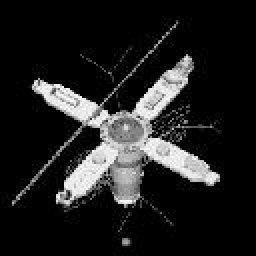
%> input picture data/sate128.jpg, 128 x 128 px (shown 2 times larger)
$ octave demo_blind_vs_NB.m   (GNU Octave 9; MATLAB toolbox functions it lacks are replaced by stand-ins)
%> lines starting %> are read from the running program, lines starting %| are printed output that depends on the picture
%> further down, I is the input picture: size 128x128 uint8; min 0, max 255, mean 32.4
### utilities/FOTVDeblur_NB.m
function [u,output] = FOTVDeblur_NB(f,H,pm)
% Fractional-order TV regularized method

% If you use this code or part of this code please cite the following references:
%
% REFERENCES: 1) Chowdhury, M. R. and Qin, J. and Lou, Y.; Non-blind and Blind Deconvolution under Poisson Noise using Fractional-order Total Variation
%                Journal of Mathematical Imaging and Vision; 2020
%             2) Chowdhury, M. R. and Zhang, J. and Qin, J. and Lou, Y.; Poisson image denoising based on fractional-order total variation
%                Inverse Problem and Imaging Volume 14, No. 1, 2020, 77-96
%                doi: 10.3934/ipi.2019064

%     Input :
%             f                   : noisy-blurry image
%             H                   : kernel/psf
%             pm.beta             : balancing parameter for regularization and data fitting term
%             pm.mu1 and pm.mu2   : penalty parameter
%             pm.alpha            : order of the derivative
%             pm.maxit            : maximum iteration number
%
%     Output:
%             u          :    recovered/denoised image
%             output.X   :    energy
%             output.Err :    error between two consecutive iterates
%             output.cpu :    computation time


%% parameter setting
alpha = 1.6;
beta = 1;
mu1 = 0.1;
mu2 = 0.1;
maxit = 300;

if isfield(pm,'alpha'); alpha = pm.alpha; end
if isfield(pm,'beta'); beta = pm.beta; end
if isfield(pm,'mu1'); mu1 = pm.mu1; end
if isfield(pm,'mu2'); mu2 = pm.mu2; end
if isfield(pm,'maxit'); maxit = pm.maxit; end

%% initizing image u
u = f;
[m,n] = size(u);
%> m = 128; n = 128

%% initialization of the auxiliary and dual variables
lam_1x = zeros(m,n);
lam_1y = lam_1x;
lam2 = lam_1x;
z1 =lam_1x;
z2 = lam_1x;

%% initialization of energy and break
output.X = [];
output.Err = [];

%% FOTV setup
K = 15; w = zeros(1,K); w(K) = 1;
for i = 1:(K-1)
    w(K-i) = (-1)^i*gamma(alpha+1)/gamma(alpha-i+1)/factorial(i);
end
[D,Dt] = defDDt(w,alpha); % compute fractional order derivatives

% for the denominator of u
D1 = abs(psf2otf(w,[m,n])).^2; % column
D2 = abs(psf2otf(w',[m,n])).^2; % row
C = D1+D2;

%% Deconvolution
U = u;

% Find the convolution matrix A
A = psf2otf(H,[m n]);
AAt = A.^2; % A'*A
g = real(ifft2(A.*fft2(u)));

tstart = tic;
for i = 1:maxit

    %%%%%%%%%% u-subproblem%%%%%%%%%%%%%%%%%%%%%%%%%%%%%%%%%%%%%%%
    % terms of numerator
    u1 = mu2*real(ifft2(conj(A).*fft2(g)));
    u2 = real(ifft2(conj(A).*fft2(lam2)));
    u3 = Dt(lam_1x,lam_1y);
    u4 = mu1*Dt(z1,z2);

    % terms of denominator
    u5 = mu2 * AAt;
    uu = fft2(u1+u2+u3+u4)./(mu1*C + u5);

    u = real(ifft2(uu));


    %%%%%%%%%%% z - subprblem%%%%%%%%%%%%%%%%%%%%%%%%%%%%%%%%%%%%%
    [Dux,Duy]= D(u);
    Zx = Dux-lam_1x/mu1;
    Zy = Duy-lam_1y/mu1;

    W = sqrt (Zx.^2+Zy.^2);
    Max = max(W - 1/mu1,0);
    W (W == 0) = 1;

    z1 = Max.*Zx./W;
    z2 = Max.*Zy./W;


    %%%%%%%%%%%% g-subproblem%%%%%%%%%%%%%%%%%%%%%%%%%%%%%%%%%%%%
    % 1st term
    g1 = real(ifft2(A.*fft2(u)));
    g2 = (beta+lam2)/mu2;
    g3 = (g1-g2)/2;

    g = g3 + sqrt (g3.^2 + beta * f /mu2);


    %%%%%%%%%%%%Lambda update%%%%%%%%%%%%%%%%%%%%%%%%%%%%%%%%%%%%
    lam_1x = lam_1x + mu1*(z1-Dux);
    lam_1y = lam_1y + mu1*(z2-Duy);

    lam2 = lam2+ mu2 * (g-g1); % q1 = Au

    output.cpu(i) = toc(tstart);

    %%%%%%%%%%%%Energy curve%%%%%%%%%%%%%%%%%%%%%%%%%%%%%%%%%%%%
    Unorm = sqrt(Dux.^2+Duy.^2);

    xTV = sum(sum(Unorm));
    xData = sum(sum((  real(ifft2(A.*fft2(u)))  -f.*log( abs( real(ifft2(A.*fft2(u)))  ))) ));

    x1 = xTV + beta * xData;
    output.X = [output.X x1];


    %%%%%%%%%%%%Error curve%%%%%%%%%%%%%%%%%%%%%%%%%%%%%%%%%%%%
    err = norm(u(:)-U(:))/norm(U(:));
    output.Err = [output.Err err];

    if err <= 1e-5
        break;
    end
    U = u;

end
%> this loop made 50 passes
%> (xTV, xData, x1, err) on passes 9 to 20: (134766.6, -2037739.3, -224016551.6, 0.00741), (134461, -2037753.8, -224018454.2, 0.00632), (134259.5, -2037764.7, -224019855.6, 0.00561), (134159, -2037774.4, -224021029.5, 0.00502), (134108.2, -2037779.3, -224021610.1, 0.00453), (134101.4, -2037781, -224021803.7, 0.00411), (134122.8, -2037787.7, -224022525.9, 0.00375), (134160.8, -2037792.8, -224023046.2, 0.00345), (134184.4, -2037798.5, -224023647.7, 0.00318), (134197.8, -2037800.6, -224023871.8, 0.00298), (134211.9, -2037803.1, -224024123.8, 0.00284), (134216.3, -2037808.4, -224024702.8, 0.00267)
%> (xTV, xData, x1, output.X, err, output.Err) on passes 1 to 4: (95034.2, -2028430.4, -223032311.5, -223032311.5, 0.0847, 0.0847), (141632.4, -2039713.1, -224226811.4, [-223032311.5 -224226811.4], 0.169, [0.0847 0.169]), (142812.8, -2036816, -223906944.3, [-223032311.5 -224226811.4 -223906944.3], 0.0558, [0.0847 0.169 0.0558]), (140843.9, -2037445.1, -223978115.4, [-223032311.5 -224226811.4 -223906944.3 -223978115.4], 0.0277, [0.0847 0.169 0.0558 0.0277])
%> pass 1, in FOTVDeblur_NB, `[Dux,Duy]= D(u);`:
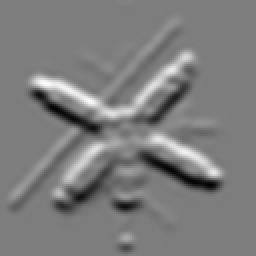
%> Duy: size 128x128 double (shown 2 times larger); min -41.05, max 42.43, mean 0; drawn with min black and max white
%> after the loop:
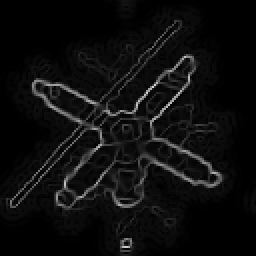
%> W: size 128x128 double (shown 2 times larger); min 1.11e-05, max 214.1, mean 13.9
%> after the loop:
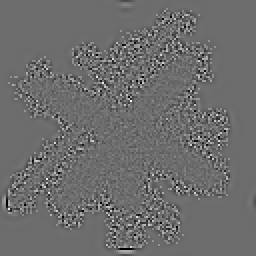
%> lam2: size 128x128 double (shown 2 times larger); min -110, max 147.1, mean 0; drawn with min black and max white
%> after the loop:
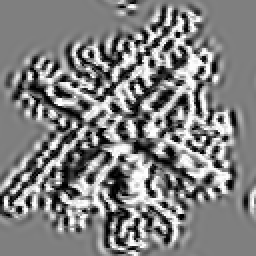
%> lam_1x: size 128x128 double (shown 2 times larger); min -1, max 1, mean 0.0111; drawn with min black and max white
%> after the loop:
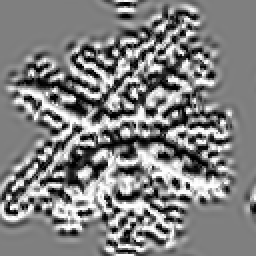
%> lam_1y: size 128x128 double (shown 2 times larger); min -1, max 1, mean 0.0126; drawn with min black and max white


end

### utilities/EM_Blind_Deconv.m
function [u,H,output] = EM_Blind_Deconv(f,Mh,Nh,pm)


%% initizing image u and kernerl H
u = padarray(f,[floor(Mh/2) floor(Nh/2)],'replicate');
H = ones(Mh,Nh)/Mh/Nh;

output.Err = [];

%%
maxit = 20;
if isfield(pm,'maxit'); maxit = pm.maxit; end


%% Deconvolution
u_const = ones(size(u));

tstart = tic;
U = u;
for  it = 1:maxit

    % ------------update image --------------------
    % EM step :
    f1a = u./conv2( u_const,rot90(H,2), 'same');

    f1b_1 = conv2(u, H, 'valid');
    f1b_2 = f./max(1e-3,f1b_1);
    f1b = conv2(f1b_2, rot90(H,2), 'full') ;
    f1 = f1a.*f1b; % u_half+k


    u = f1;
    % ---------------update blur -------------------
    gradk  = zeros(Mh,Nh);
    h1 = H./conv2fft(rot90(u, 2),u_const,'valid');
    h2 = conv2fft(rot90(u, 2), f./max(conv2( u,H, 'valid'),1e-3),'valid');
    H = gradk + h1.*h2;

    % Kernel projection
    H = H.*(H>0);
    H = H/sum(H(:));

    output.cpu(it) = toc(tstart);

    % ======= Error curve =================
    err = norm(u(:)-U(:))/norm(U(:));
    output.Err = [output.Err err];

    if err <= 1e-4
        break;
    end
    U = u;

end

### utilities/defDDt.m
    function [D,Dt] = defDDt(w,a)
        % defines finite difference operator D^a
        % and its transpose operator Dt=conj(-1^a)div^a

        D = @(U) ForwardD(U,w);
        Dt = @(X,Y) Dive(X,Y,w,a);

        function [Dux,Duy] = ForwardD(U,w)
            [m,n] = size(U);
            % backward finite difference operator
            Dux = imfilter(U,w,'circular','full'); % column differences
            Dux = Dux(:,1:n);
            Duy = imfilter(U,w','circular','full'); % row differences
            Duy = Duy(1:m,:);
        end

        function DtXY = Dive(X,Y,w,a)
            % Transpose of the backward finite difference operator
            d = length(w);
            w = fliplr(w);
            DtX = imfilter(X,w,'circular','full');
            DtX = DtX(:,d:end);
            DtY = imfilter(Y,w','circular','full');
            DtY = DtY(d:end,:);
            DtXY = conj((-1)^a)*(-1)^a*(DtX+DtY); %%add conj((-1)^a)*(-1)^a
        end
    end

### demo_blind_vs_NB.m
clear; close all; clc;
addpath('.\utilities')

%% Data Generation
% Ground Truth
I = imread('.\data\sate128.jpg');
I = double(I);

%Peak
peak = 255;
I = I/max(I(:))*peak;

% Adding blur
Hg = fspecial('gaussian',9,sqrt(3)); % blurring kernel
[Mh,Nh] = size(Hg); % size of the kernel
I_blurry = conv2(I,Hg,'valid');

% Adding Poisson noise
f = poissrnd(I_blurry);

%% Non-blind deconvolution
% Padding boundary condition for non-blind
f1 = padarray(f,[floor(Mh/2) floor(Nh/2)]);

% % parameter setting
pm.beta = 110;
pm.mu1 = 0.1;
pm.mu2 = 1;
pm.maxit = 50;
pm.alpha = 1;

[u_NB,output_NB] = FOTVDeblur_NB(f1,Hg,pm);
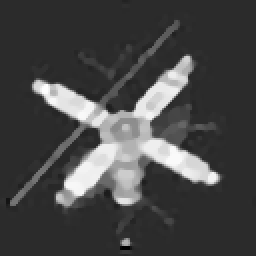
%> u_NB: size 128x128 double (shown 2 times larger); min -50.82, max 247.5, mean 32.2; drawn with min black and max white

%% Blind deconvolution
% EM
pm.maxit = 20;
[u_EM,H_EM,output_EM] = EM_Blind_Deconv(f,Mh,Nh,pm);
%> the loop in EM_Blind_Deconv, `for  it = 1:maxit` made 1 pass
%> pass 1, in EM_Blind_Deconv, `f1b = conv2(f1b_2, rot90(H,2), 'full') ;`:
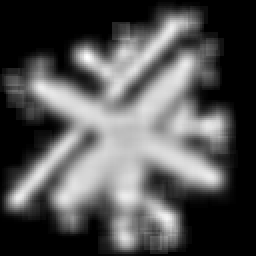
%> f1b: size 128x128 double (shown 2 times larger); min 0, max 1.3, mean 0.424; drawn with min black and max white
%> (the run ends here)

$ run again, with data/galaxy256.png saved as data/sate128.jpg
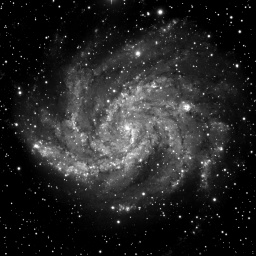
%> input picture data/galaxy256.png, 256 x 256 px
%> I is the input picture: size 256x256 uint8; min 0, max 255, mean 36.7
%> I: size 256x256 double
%> the loop in FOTVDeblur_NB, `for i = 1:maxit` made 50 passes
%> (xTV, xData, x1, err) on passes 9 to 16: (404601.3, -7649633.3, -841055060.1, 0.00846), (405710, -7649708.1, -841062184, 0.00732), (406967.7, -7649778.7, -841068686.6, 0.00649), (408282.7, -7649839.8, -841074098.5, 0.00582), (409777.1, -7649890.8, -841078213.2, 0.00531), (411283.6, -7649936.7, -841081754.4, 0.00486), (412648.6, -7649967.9, -841083818.2, 0.00448), (413913, -7650019.3, -841088210.6, 0.00415)
%> pass 1, in FOTVDeblur_NB, `[Dux,Duy]= D(u);`:
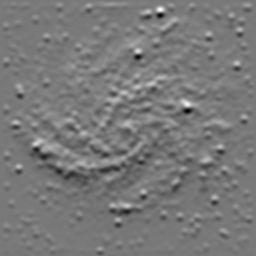
%> Duy: size 256x256 double; min -25.53, max 28.18, mean 0; drawn with min black and max white
%> the loop in EM_Blind_Deconv, `for  it = 1:maxit` made 1 pass
%> pass 1, in EM_Blind_Deconv, `f1b = conv2(f1b_2, rot90(H,2), 'full') ;`:
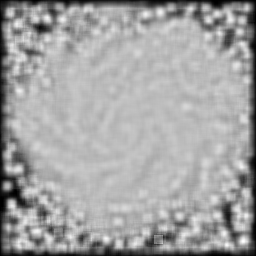
%> f1b: size 256x256 double; min 0, max 1.35, mean 0.865; drawn with min black and max white
